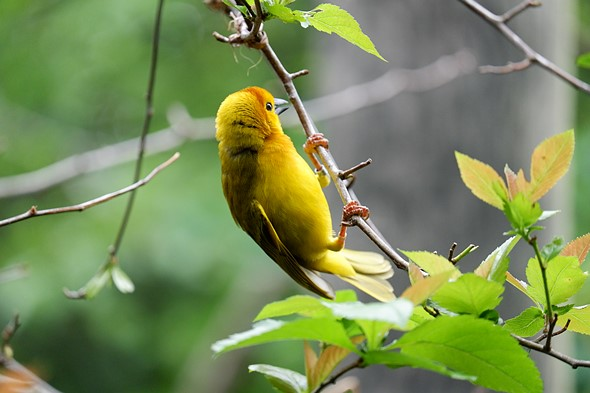
%> input picture Image1.jpeg, 590 x 393 px
$ octave Problem2.m   (GNU Octave 9; MATLAB toolbox functions it lacks are replaced by stand-ins)
%> lines starting %> are read from the running program, lines starting %| are printed output that depends on the picture; in (x1, y1, x2, y2) boxes, pixels count from 0 and x2, y2 are one past the last pixel; in counts of white or black regions, pixels touching at a corner belong together; the program's own positions count from 1
I = imread('Image1.jpeg');
%> I is the input picture: size 393x590x3 uint8; mean R, G, B 121.2, 139.3, 88.3
A = im2gray(I);
%Extract bit-planes
bit1 = bitget(A,1);
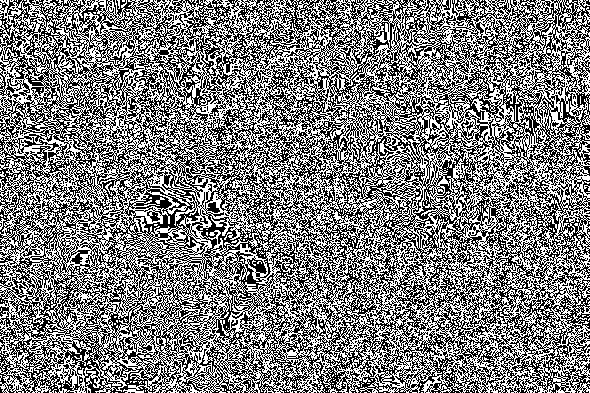
%> bit1: size 393x590 logical; 49.8% white in thin lines or dots
bit2 = bitget(A,2);
%> bit2: size 393x590 logical; 49.8% white in thin lines or dots
bit3 = bitget(A,3);
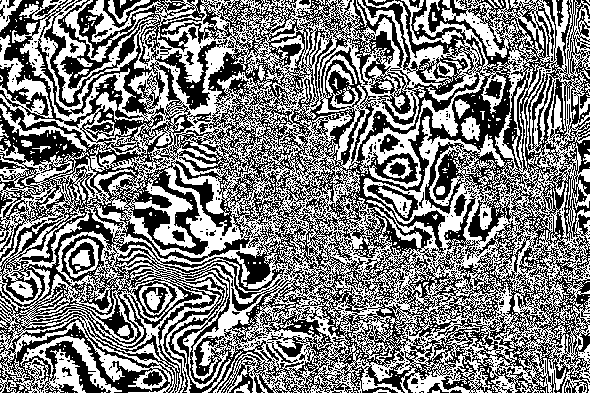
%> bit3: size 393x590 logical; 49.9% white; 645 white regions (600 under 20 px), largest, box (x1, y1, x2, y2) and area: (0, 0, 590, 393) 108744, (65, 0, 154, 62) 675, (401, 0, 463, 45) 447
bit4 = bitget(A,4);
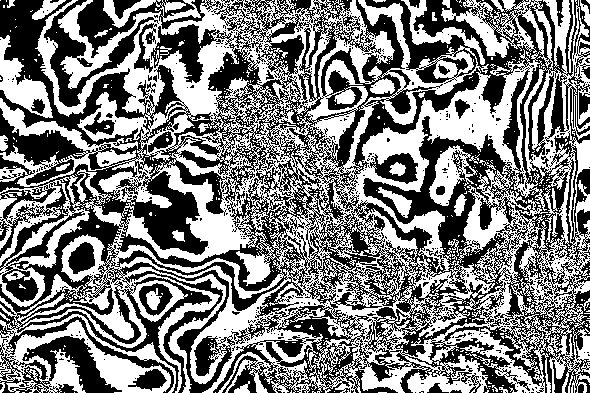
%> bit4: size 393x590 logical; 49.8% white; 635 white regions (596 under 20 px), largest, box (x1, y1, x2, y2) and area: (0, 0, 590, 393) 106780, (0, 35, 53, 118) 1697, (429, 145, 478, 206) 1264
bit5 = bitget(A,5);
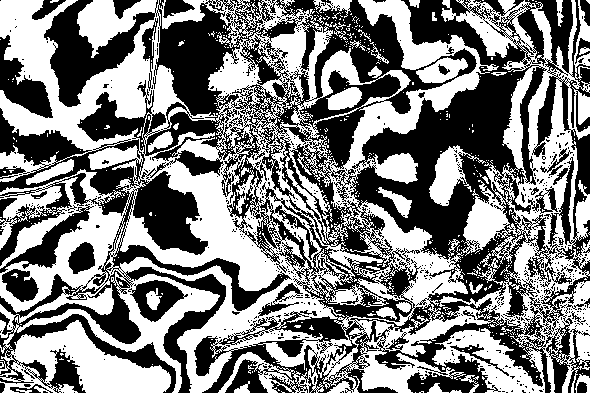
%> bit5: size 393x590 logical; 50.2% white; 623 black regions (589 under 20 px), largest, box (x1, y1, x2, y2) and area: (0, 0, 590, 393) 104616, (0, 35, 53, 118) 1849, (0, 204, 94, 273) 1430
bit6 = bitget(A,6);
%> bit6: size 393x590 logical; 57.8% white; 533 black regions (494 under 20 px), largest, box (x1, y1, x2, y2) and area: (0, 0, 590, 393) 69171, (401, 0, 590, 283) 13978, (44, 0, 158, 107) 6588
bit7 = bitget(A,7);
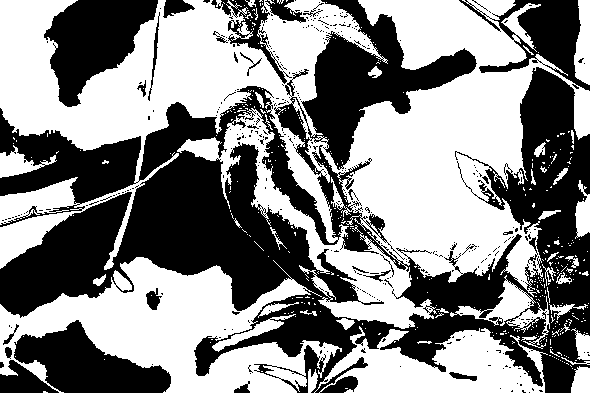
%> bit7: size 393x590 logical; 53.2% white; 363 black regions (335 under 20 px), largest, box (x1, y1, x2, y2) and area: (0, 0, 590, 393) 85593, (44, 0, 158, 107) 6842, (14, 320, 171, 393) 6139
bit8 = bitget(A,8);
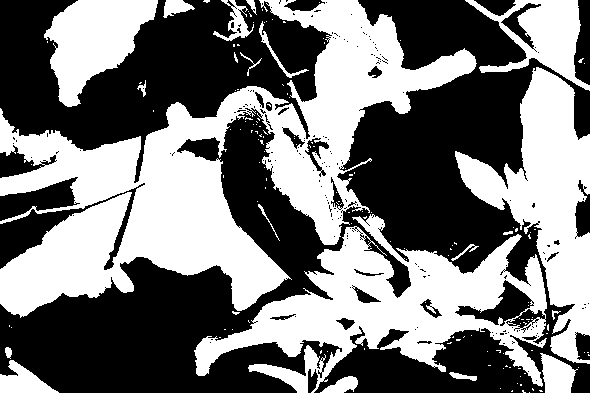
%> bit8: size 393x590 logical; 46.9% white; 153 white regions (132 under 20 px), largest, box (x1, y1, x2, y2) and area: (0, 0, 477, 318) 52643, (194, 214, 547, 393) 24089, (455, 67, 590, 364) 15995
%display individual bit-planes
subplot(2,4,1), imshow(bit1,[]),title('bit 1');
subplot(2,4,2), imshow(bit2,[]),title('bit 2');
subplot(2,4,3), imshow(bit3,[]),title('bit 3');
subplot(2,4,4), imshow(bit4,[]),title('bit 4');
subplot(2,4,5), imshow(bit5,[]),title('bit 5');
subplot(2,4,6), imshow(bit6,[]),title('bit 6');
subplot(2,4,7), imshow(bit7,[]),title('bit 7');
subplot(2,4,8), imshow(bit8,[]),title('bit 8');
%merge and display specific bit-planes
high2 = uint8(bit8*128 + bit7*64);
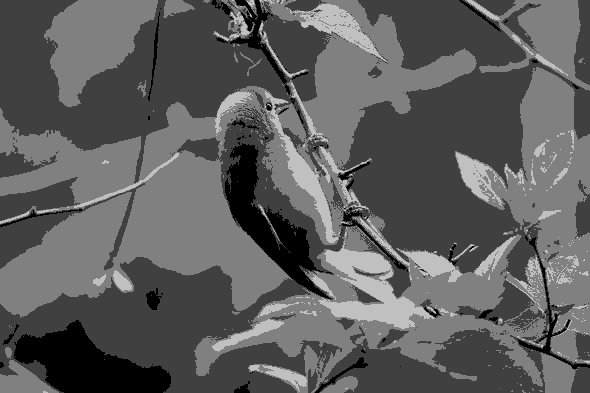
%> high2: size 393x590 uint8; min 0, max 192, mean 94.1
high4 = uint8(bit8*128+bit7*64+bit6*32+bit5*16);
figure, imshow(high2), title("2 highest bits");
figure, imshow(high4), title("4 highest bits");

$ run again, with image2.jpeg copied over Image1.jpeg
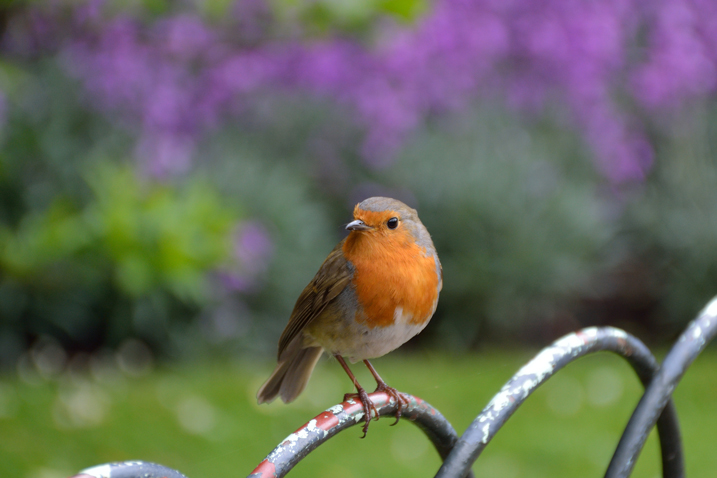
%> input picture image2.jpeg, 717 x 478 px
%> I is the input picture: size 478x717x3 uint8; mean R, G, B 102.5, 104.6, 90.5
%> `bit1 = bitget(A,1);`:
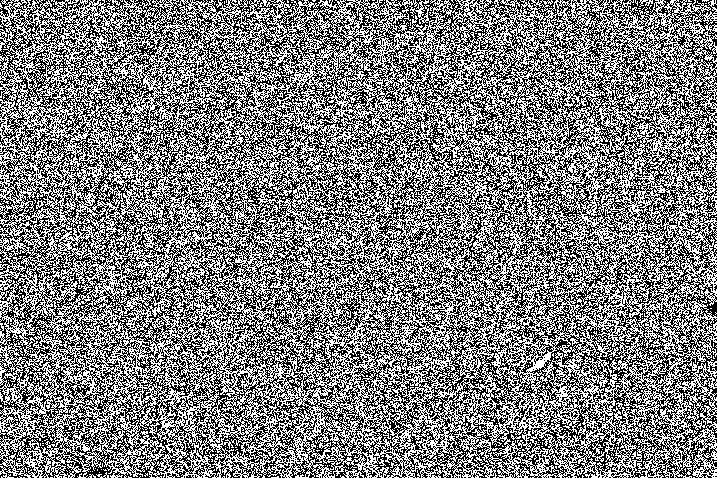
%> bit1: size 478x717 logical; 49.8% white in thin lines or dots
%> bit2: size 478x717 logical; 50.1% white; black in thin lines or dots
%> bit3: size 478x717 logical; 50.3% white; 1729 black regions (1603 under 20 px), largest, box (x1, y1, x2, y2) and area: (0, 0, 717, 478) 140301, (633, 0, 717, 169) 3540, (447, 136, 550, 193) 1993
%> bit4: size 478x717 logical; 49.4% white; 912 white regions (799 under 20 px), largest, box (x1, y1, x2, y2) and area: (0, 0, 717, 478) 84098, (162, 0, 717, 241) 25250, (84, 36, 319, 295) 7485
%> bit5: size 478x717 logical; 49.6% white; 565 white regions (492 under 20 px), largest, box (x1, y1, x2, y2) and area: (0, 0, 717, 478) 92997, (262, 0, 611, 236) 24076, (90, 131, 314, 290) 11298
%> bit6: size 478x717 logical; 61.4% white; 384 black regions (322 under 20 px), largest, box (x1, y1, x2, y2) and area: (0, 0, 717, 478) 85648, (505, 367, 639, 478) 7531, (142, 182, 253, 261) 3832
%> bit7: size 478x717 logical; 73.3% white; 264 black regions (204 under 20 px), largest, box (x1, y1, x2, y2) and area: (354, 197, 717, 478) 25148, (0, 261, 202, 374) 14522, (505, 367, 639, 478) 7531
%> bit8: size 478x717 logical; 15.9% white; 148 white regions (115 under 20 px), largest, box (x1, y1, x2, y2) and area: (505, 367, 639, 478) 7531, (370, 327, 648, 478) 6483, (354, 197, 442, 356) 5916
%> `high2 = uint8(bit8*128 + bit7*64);`:
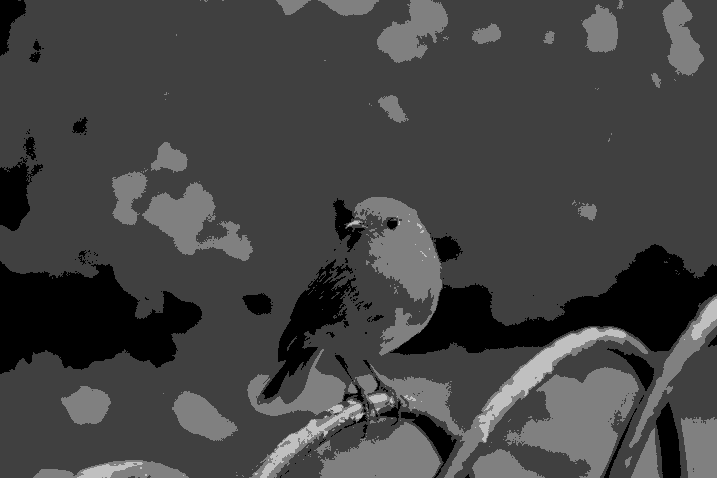
%> high2: size 478x717 uint8; min 0, max 192, mean 67.3
